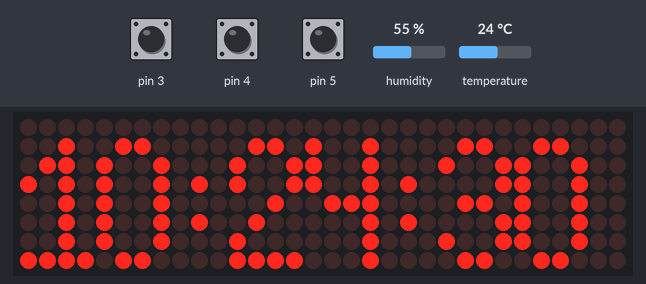
A program run on a simulated Arduino Nano, built with avr-gcc and run on an emulated ATmega328P. Shown: 32×8 LED matrix. The inputs (shaded band) are chosen by the test bench; at power-on: pin 3 HIGH, temperature 24 °C, pin 4 HIGH, pin 5 HIGH, humidity 55 %. The local clock reads 2024-03-15 10:24:30 at power-on unless the program sets it; what the program prints to the serial monitor is not drawn.

Above: at 1.2 s.
1.3 s: pin 3 pulled LOW for 0.15 s
At 2.5 s:
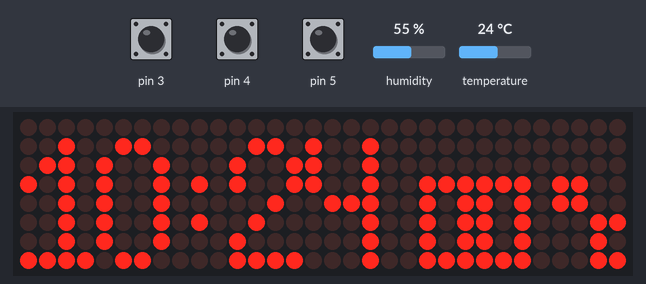
4.8 s: temperature set to 12 °C
At 7.7 s:
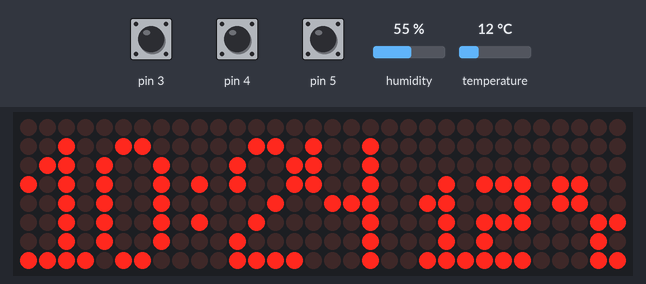
8.0 s: pin 3 pulled LOW for 1 s
At 10.9 s:
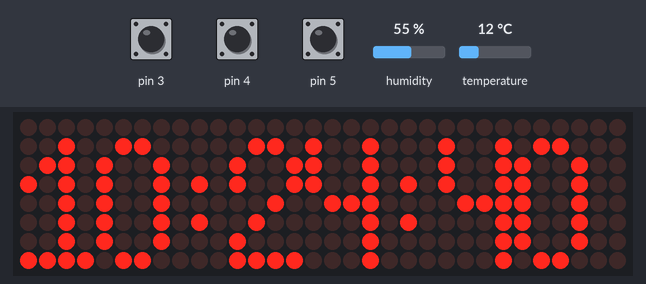
13.6 s: pin 3 pulled LOW for 3.2 s
At 17.03 s:
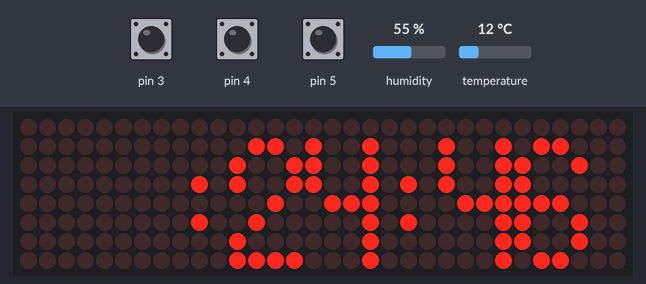
18.3 s: pin 3 pulled LOW for 0.15 s
At 19.07 s:
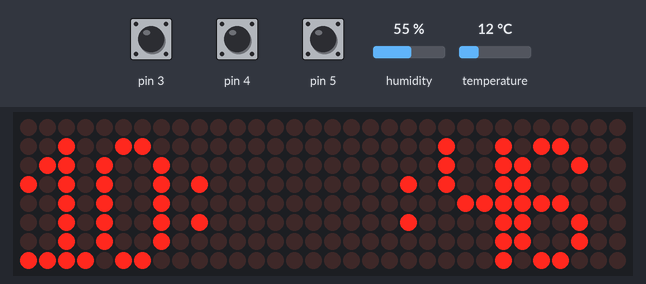
22.3 s: pin 3 pulled LOW for 3.2 s
At 26.5 s:
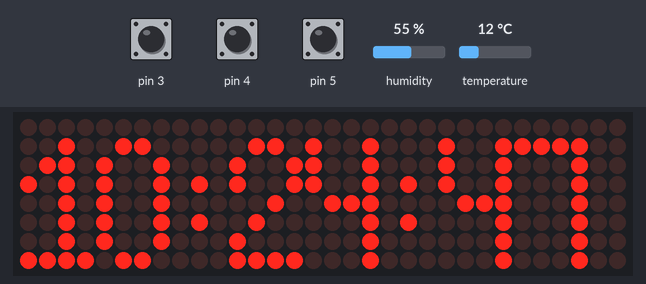
Timing chart, 0 to 28.0 s (numbered marks = the images above; inputs shaded):
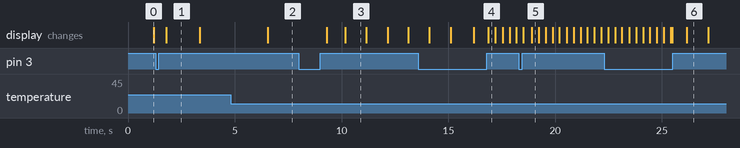

Measured:
- after the input at 1.3 s, the display: changes after 0.48 s (image 1)
- after the input at 4.8 s, the display: changes after 1.7 s (image 2)
- after the input at 8.0 s, the display: first changes after 1.3 s (image 3 shows a later state)
- after the input at 13.6 s, the display: first differs from a run without the input after 3.3 s (image 4)
- what the display in image 1 shows lasts 1.6 s, from 1.8 s to 3.4 s
- what the display in image 3 shows lasts 1.0 s, from 10.2 s to 11.2 s

The program:

main.cpp
```cpp
#include "LedControl.h"
#include "DHT.h"
#include "RTClib.h"

RTC_DS1307 rtc;

#define MAX_LED 4
/*
 Now we need a LedControl to work with.
 ***** These pin numbers will probably not work with your hardware *****
 pin 12 is connected to the DataIn
 pin 11 is connected to the CLK
 pin 10 is connected to LOAD
 We have only a single MAX72XX.
 */
LedControl lc=LedControl(12, 10, 11, MAX_LED);

const uint8_t NUMBER[10][4] = {
  {0b00111110, 0b01000001, 0b01000001, 0b00111110}, // 0
  {0b00010001, 0b00100001, 0b01111111, 0b00000001}, // 1
  {0b00110011, 0b01000101, 0b01001001, 0b00110001}, // 2
  {0b00100010, 0b01001001, 0b01001001, 0b00110110}, // 3
  {0b01110000, 0b00001000, 0b00001000, 0b01111111}, // 4
  {0b01110010, 0b01010001, 0b01010001, 0b01001110}, // 5
  {0b00111110, 0b01001001, 0b01001001, 0b00100110}, // 6
  {0b01000000, 0b01000000, 0b01000000, 0b01111111}, // 7
  {0b00110110, 0b01001001, 0b01001001, 0b00110110}, // 8
  {0b00110010, 0b01001001, 0b01001001, 0b00111110}, // 9
};
const uint8_t NUMBER_2 [10][3] = {
  {0b00011111, 0b00010001, 0b00011111}, // 0
  {0b00001001, 0b00011111, 0b00000001}, // 1
  {0b00010111, 0b00010101, 0b00011101}, // 2
  {0b00010101, 0b00010101, 0b00011111}, // 3
  {0b00011100, 0b00000100, 0b00011111}, // 4
  {0b00011101, 0b00010101, 0b00010111}, // 5
  {0b00011111, 0b00010101, 0b00010111}, // 6
  {0b00010000, 0b00010111, 0b00011000}, // 7
  {0b00011111, 0b00010101, 0b00011111}, // 8
  {0b00011101, 0b00010101, 0b00011111}, // 9
};
const uint8_t CHARACTER[3] = {0b00000000, 0b00010100, 0b00000000}; // " : "
const uint8_t CHARACTER_2[4] = {0b00011000, 0b00011000, 0b00000111, 0b00000101}; // *C
const uint8_t SPACE[4] = {0b00000000, 0b00000000, 0b00000000, 0b00000000};

int8_t hour = 0, minus = 0, second = 0;
uint16_t year, month, day;
uint8_t timeArr[6];

uint32_t timerEdit;
boolean isHideNumber = false, isEditClock = false, isEditMode = false;
uint8_t indexEdit = 0;
uint8_t modeDisplay = 2;

const int DHTPIN = 2;       //Đọc dữ liệu từ DHT11 ở chân 2 trên mạch Arduino
const int DHTTYPE = DHT11;  //Khai báo loại cảm biến, có 2 loại là DHT11 và DHT22

DHT dht(DHTPIN, DHTTYPE);

uint8_t temperature = 0, countTemperature = 0;
float temperatureAvr = 0;
uint32_t timerReadTemperature;

boolean buttonFunc, buttonFuncLast = true, buttonUp, buttonDown;
uint32_t timerFunc, timerButtonUp, timerButtonDown;


void setup() {
  Serial.begin(9600);
  Serial.println("Begin");
  for (int i=0; i<MAX_LED; i++) {
    /*
    The MAX72XX is in power-saving mode on startup,
    we have to do a wakeup call
    */
    lc.shutdown(i,false);
    /* Set the brightness to a medium values */
    lc.setIntensity(i,4);
    /* and clear the display */
    lc.clearDisplay(0);
  }
  dht.begin();
  if (! rtc.begin()) {
    Serial.println("Couldn't find RTC");
    Serial.flush();
    while (1) delay(10);
  }

  if (! rtc.isrunning()) {
    Serial.println("RTC is NOT running, let's set the time!");
    // When time needs to be set on a new device, or after a power loss, the
    // following line sets the RTC to the date & time this sketch was compiled
    rtc.adjust(DateTime(F(__DATE__), F(__TIME__)));
    // This line sets the RTC with an explicit date & time, for example to set
    // January 21, 2014 at 3am you would call:
    // rtc.adjust(DateTime(2014, 1, 21, 3, 0, 0));
  }
  for (int i=3; i<=5; i++) {
    pinMode(i, INPUT_PULLUP);
  }
  timerReadTemperature = millis();
  timerEdit = millis();
}

void clearDisplay() {
  for (int i=0; i<4; i++) {
    for (int j=0; j<8; j++) {
      lc.setColumn(i, j, 0b00000000);
    }
  }
}

void changeMode() {
  buttonFunc = digitalRead(3);
  if (!buttonFunc && buttonFuncLast) {
    buttonFuncLast = buttonFunc;
    timerFunc = millis();
  } else if (buttonFunc && !buttonFuncLast) {
    if (!isEditMode) {
      if (!isEditClock) {
        clearDisplay();
        modeDisplay = modeDisplay == 1 ? 2 : 1;
      } else {
        indexEdit += 2;
        if (modeDisplay == 1) {
          if (indexEdit > 2) {
            indexEdit = 0;
          }
        } else {
          if (indexEdit > 4) {
            indexEdit = 0;
          }
        }
      }
    } else {
      isEditMode = false;
    }
    buttonFuncLast = buttonFunc;
  }
  if (!buttonFunc && (millis() - timerFunc > 3000) && !isEditMode) {
    isEditClock = !isEditClock;
    if (!isEditClock) {
      rtc.adjust(DateTime(year, month, day, hour, minus, second));
    }
    isEditMode = true;
    indexEdit = 0;
    timerFunc = millis();
  }
}

void editClock() {
  buttonUp = digitalRead(4);
  buttonDown = digitalRead(5);
  if (!buttonUp && (millis() - timerButtonUp > 300)) {
    switch (indexEdit)
    {
    case 0:
      hour++;
      if (hour>23) {
        hour = 0;
      }
      break;
    case 2:
      minus++;
      if (minus>59) {
        minus = 0;
      }
      break;
    case 4:
      second++;
      if (second>59) {
        second = 0;
      }
      break;
    default:
      break;
    }
    timerButtonUp = millis();
  }
  if (!buttonDown && (millis() - timerButtonDown > 300)) {
    switch (indexEdit)
    {
    case 0:
      hour--;
      if (hour<0) {
        hour = 23;
      }
      break;
    case 2:
      minus--;
      if (minus<0) {
        minus = 59;
      }
      break;
    case 4:
      second--;
      if (second<0) {
        second = 59;
      }
      break;
    default:
      break;
    }
    timerButtonDown = millis();
  }
}

void readDataClock() {
  DateTime now = rtc.now();
  year = now.year();
  month = now.month();
  day = now.day();
  hour = now.hour();
  minus = now.minute();
  second = now.second();
}

void readDataDHT() {
  if (millis() - timerReadTemperature > 1500) {
    temperatureAvr += dht.readTemperature();
    countTemperature++;
    if (countTemperature >= 2) {
      temperature = temperatureAvr/countTemperature;
      if (temperature > 99) {
        temperature = 99;
      }
      countTemperature = 0;
      temperatureAvr = 0;
    }
    timerReadTemperature = millis();
  }
}

void splitData() {
  if (hour < 10) {
    timeArr[0] = 0;
    timeArr[1] = hour;
  } else {
    timeArr[0] = hour / 10;
    timeArr[1] = hour % 10;
  }
  if (minus < 10) {
    timeArr[2] = 0;
    timeArr[3] = minus;
  } else {
    timeArr[2] = minus / 10;
    timeArr[3] = minus % 10;
  }
  if (modeDisplay == 1) {
    if (temperature < 10) {
      timeArr[4] = 0;
      timeArr[5] = temperature;
    } else {
      timeArr[4] = temperature / 10;
      timeArr[5] = temperature % 10;
    }
  } else {
    if (second < 10) {
      timeArr[4] = 0;
      timeArr[5] = second;
    } else {
      timeArr[4] = second / 10;
      timeArr[5] = second % 10;
    }
  }
}

void displayMatrix() {
  uint8_t maxCharDisplay = modeDisplay == 1 ? 7 : 8;
  uint8_t indexMatrix = 3, startColumn = 0, endColumn = 4;
  uint8_t count = 0;
  uint8_t number = 0;
  uint8_t numChar = 4;
  boolean isDisplaySpace = false;
  boolean isDisplayTemperature = false;
  uint8_t countFinalDisplay = 0;
  uint8_t countChar = 0;
  uint8_t numDisplayFinal = 0;
  while(countChar < maxCharDisplay) {
    if (countFinalDisplay == 0) {
      if (countChar == 2 || (countChar == 5 && modeDisplay == 2)) {
        numChar = 3;
        isDisplaySpace = true;
        isDisplayTemperature = false;
      } else if ((countChar == 5 || countChar == 6) && modeDisplay == 1) {
        numChar = 3;
        isDisplaySpace = false;
        isDisplayTemperature = true;
      } else  {
        numChar = 4;
        isDisplaySpace = false;
        isDisplayTemperature = false;
      }
    } else {
      numChar = countFinalDisplay;
    }
    if (countChar == 5 && modeDisplay == 1) {
      count+=2;
    }
    startColumn = count;
    endColumn = count + numChar > 8 ? 8 : startColumn + numChar;
    if (count >= 8) {
      startColumn = 0;
      endColumn = numChar;
      count = 0;
      indexMatrix--;
      if (indexMatrix < 0) {
        indexMatrix = 0;
      }
    }
    for (int i=startColumn; i<endColumn; i++) {
      if (isDisplaySpace) {
        lc.setColumn(indexMatrix, i, CHARACTER[i-startColumn]);
      } else if (isDisplayTemperature) {
        lc.setColumn(indexMatrix, i, NUMBER_2[timeArr[number]][i-startColumn + numDisplayFinal]);
      } else {
        if (isHideNumber && isEditClock && (number == indexEdit || number == indexEdit + 1)) {
          lc.setColumn(indexMatrix, i, SPACE[i-startColumn]);
        } else {
          lc.setColumn(indexMatrix, i, NUMBER[timeArr[number]][i-startColumn + numDisplayFinal]);
        }
      }
      count++;
    }
    countFinalDisplay = numChar - (endColumn - startColumn);
    numDisplayFinal = countFinalDisplay != 0 ? 8 - startColumn : 0;
    if (!isDisplaySpace && countFinalDisplay == 0) {
      number++;
    }
    if (countFinalDisplay == 0) {
      countChar++;
    }
  }
  if (modeDisplay == 1) {
    // Display character *C
    for (int i=4; i<=7; i++) {
      lc.setColumn(0, i, CHARACTER_2[i-4]);
    }
  }
}

void loop() {
  changeMode();
  if (isEditClock) {
    editClock();
  } else {
    readDataClock();
  }
  readDataDHT();
  splitData();
  displayMatrix();

  if (millis() - timerEdit > 250 && isEditClock) {
    isHideNumber = !isHideNumber;
    timerEdit = millis();
  }
}
```
